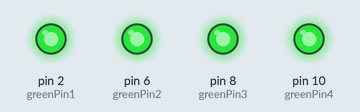
A sketch run on a simulated Arduino Uno, built with avr-gcc and run on an emulated ATmega328P. Shown: output pins drawn as LEDs (lit = HIGH).

Above: at 0.5 s.
At 3.5 s:
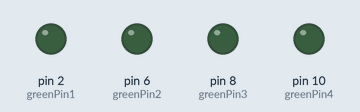
Timing chart, 0 to 4.6 s (numbered marks = the images above):
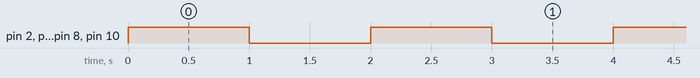

The sketch:

green.ino
```cpp
int greenPin1 = 2;
int greenPin2 = 6;
int greenPin3 = 8;
int greenPin4 = 10;

int ledPins[4] = {greenPin1, greenPin2, greenPin3, greenPin4};
void setup(void)
{
    Serial.begin(9600);
    pinMode(greenPin1, OUTPUT);
    pinMode(greenPin2, OUTPUT);
    pinMode(greenPin3, OUTPUT);
    pinMode(greenPin4, OUTPUT);
}

void loop(void)
{

    //====================================
    // blink the green led pin only
    for (size_t i = 0; i < 5; i++)
    {
        digitalWrite(ledPins[i], HIGH);
    }

    delay(1000);
    for (size_t i = 0; i < 5; i++)
    {
        digitalWrite(ledPins[i], LOW);
    }
    delay(1000);
}
```

Measured:
- by itself, pin 2 (greenPin1), pin 6 (greenPin2), pin 8 (greenPin3), pin 10 (greenPin4): alternates HIGH for 1.0 s and LOW for 1.0 s
